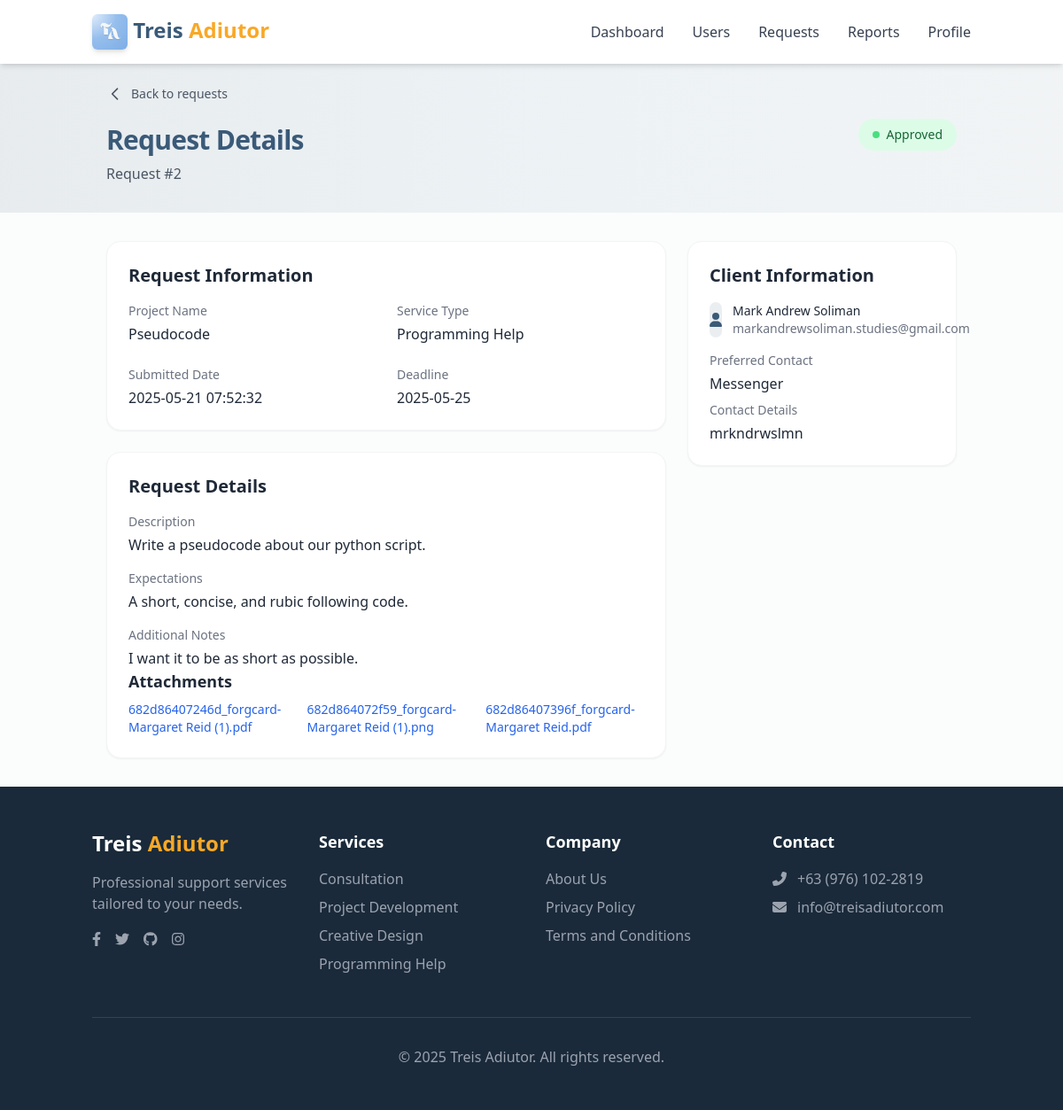
Screenshot of /admin/view_requests.php?id=2 (signed in) with the database file from the repository.
### tables this page shows
CREATE TABLE `tasks` (
  `taskID` int(11) NOT NULL,
  `title` varchar(255) DEFAULT NULL,
  `description` text DEFAULT NULL,
  `assignedBy` int(11) DEFAULT NULL,
  `assignedTo` int(11) DEFAULT NULL,
  `dueDate` date DEFAULT NULL,
  `status` enum('pending','in progress','completed') DEFAULT 'pending',
  `priority` enum('low','medium','high') DEFAULT 'medium',
  `dateAssigned` timestamp NOT NULL DEFAULT current_timestamp(),
  `taskType` varchar(50) DEFAULT NULL,
  `formID` int(11) DEFAULT NULL,
  `createdAt` datetime DEFAULT current_timestamp(),
  `updatedAt` datetime DEFAULT current_timestamp()
);

CREATE TABLE `forms` (
  `formID` int(11) NOT NULL,
  `userID` int(11) DEFAULT NULL,
  `contact_method` varchar(100) DEFAULT NULL,
  `contact_details` varchar(100) DEFAULT NULL,
  `service_type` varchar(100) DEFAULT NULL,
  `project_name` varchar(100) DEFAULT NULL,
  `request_description` text DEFAULT NULL,
  `deadline` date DEFAULT NULL,
  `expectations` text DEFAULT NULL,
  `additional_notes` text DEFAULT NULL,
  `submitted_at` timestamp NOT NULL DEFAULT current_timestamp(),
  `STATUS` enum('pending','approved') DEFAULT 'pending'
);

CREATE TABLE `form_files` (
  `id` int(11) NOT NULL,
  `formid` int(11) NOT NULL,
  `filepath` varchar(255) NOT NULL,
  `date_uploaded` datetime DEFAULT current_timestamp()
);

CREATE TABLE `users` (
  `userID` int(11) NOT NULL,
  `fullName` varchar(100) DEFAULT NULL,
  `email` varchar(100) DEFAULT NULL,
  `password` varchar(255) DEFAULT NULL,
  `role` enum('admin','client','adiutor') NOT NULL,
  `phoneNumber` varchar(20) DEFAULT NULL,
  `profilePic` varchar(255) DEFAULT NULL,
  `status` enum('active','inactive') DEFAULT 'active',
  `dateCreated` timestamp NOT NULL DEFAULT current_timestamp()
);

### admin/view_requests.php (the view, shortened to what this page needs)
<?php
include '../includes/db.php';
$formID = $_GET['id'];
$query = "
    SELECT
        f.formID, f.contact_method, f.contact_details, f.project_name, f.service_type, f.request_description,
        f.expectations, f.submitted_at, f.deadline, f.status, f.additional_notes,
        u.fullName, u.email, u.phoneNumber, u.userID,
        t.title AS projectName
    FROM forms f
    LEFT JOIN users u ON f.userID = u.userID
    LEFT JOIN tasks t ON f.formID = t.formID
    WHERE f.formID = ?
";
$stmt = $conn->prepare($query);
$stmt->bind_param("i", $formID);
$stmt->execute();
$request = $stmt->get_result()->fetch_assoc();
$query = "SELECT filepath, date_uploaded FROM form_files WHERE formID = ?";
$stmt = $conn->prepare($query);
$stmt->bind_param("i", $formID);
$stmt->execute();
$attachments = $stmt->get_result()->fetch_all(MYSQLI_ASSOC);
?>
<!DOCTYPE html>
<html lang="en">
<head>
    <script src="https://cdn.tailwindcss.com"></script>
</head>
<body class="bg-gray-50/50 min-h-screen flex flex-col">
    <?php include 'components/navbar.php'; ?>
    <div class="bg-gradient-to-r from-primary/10 via-secondary/10 to-primary/5 py-8 pt-24">
        <div class="container mx-auto px-4 sm:px-6 lg:px-8">
            <div class="flex flex-col md:flex-row md:items-center md:justify-between">
                <div>
                    <button onclick="history.back()" class="group mb-6 inline-flex items-center space-x-2 text-sm font-medium text-gray-600 hover:text-primary transition-colors">
                        <svg class="w-5 h-5 transform group-hover:-translate-x-1 transition-transform" fill="none" stroke="currentColor" viewBox="0 0 24 24">
                            <path stroke-linecap="round" stroke-linejoin="round" stroke-width="2" d="M15 19l-7-7 7-7"/>
                        </svg>
                        <span>Back to requests</span>
                    </button>
                    <h1 class="text-3xl font-bold text-primary tracking-tight">Request Details</h1>
                    <p class="mt-2 text-gray-600">Request #<?= $request['formID'] ?></p>
                </div>
                <div class="mt-4 md:mt-0">
                    <span class="inline-flex items-center px-4 py-2 rounded-full text-sm font-medium
                        <?= $request['status'] === 'pending' ? 'bg-yellow-100 text-yellow-800' :
                            ($request['status'] === 'approved' ? 'bg-green-100 text-green-800' :
                            'bg-red-100 text-red-800'); ?>">
                        <span class="h-2 w-2 rounded-full
                            <?= $request['status'] === 'pending' ? 'bg-yellow-400' :
                                ($request['status'] === 'approved' ? 'bg-green-400' :
                                'bg-red-400'); ?> mr-2"></span>
                        <?= ucfirst($request['status']) ?>
                    </span>
                </div>
            </div>
        </div>
    </div>
    <div class="container mx-auto px-4 sm:px-6 lg:px-8 py-8">
        <div class="grid grid-cols-1 lg:grid-cols-3 gap-6">
            <div class="lg:col-span-2 space-y-6">
                <div class="bg-white rounded-2xl shadow-sm border border-gray-100 p-6">
                    <h2 class="text-xl font-semibold text-gray-800 mb-4">Request Information</h2>
                    <div class="grid grid-cols-1 sm:grid-cols-2 gap-6">
                        <div>
                            <label class="block text-sm font-medium text-gray-500">Project Name</label>
                            <p class="mt-1 text-gray-800"><?= $request['project_name'] ?></p>
                        </div>
                        <div>
                            <label class="block text-sm font-medium text-gray-500">Service Type</label>
                            <p class="mt-1 text-gray-800"><?= $request['service_type'] ?></p>
                        </div>
                        <div>
                            <label class="block text-sm font-medium text-gray-500">Submitted Date</label>
                            <p class="mt-1 text-gray-800"><?= $request['submitted_at'] ?></p>
                        </div>
                        <div>
                            <label class="block text-sm font-medium text-gray-500">Deadline</label>
                            <p class="mt-1 text-gray-800"><?= $request['deadline'] ?></p>
                        </div>
                    </div>
                </div>
                <div class="bg-white rounded-2xl shadow-sm border border-gray-100 p-6">
                    <h2 class="text-xl font-semibold text-gray-800 mb-4">Request Details</h2>
                    <div class="space-y-4">
                        <div>
                            <label class="block text-sm font-medium text-gray-500">Description</label>
                            <p class="mt-1 text-gray-800"><?= $request['request_description'] ?></p>
                        </div>
                        <div>
                            <label class="block text-sm font-medium text-gray-500">Expectations</label>
                            <p class="mt-1 text-gray-800"><?= $request['expectations'] ?></p>
                        </div>
                        <?php if ($request['additional_notes']): ?>
                        <div>
                            <label class="block text-sm font-medium text-gray-500">Additional Notes</label>
                            <p class="mt-1 text-gray-800"><?= $request['additional_notes'] ?></p>
                        </div>
                        <?php endif; ?>
                    </div>
                    <?php if (!empty($attachments)): ?>
                    <div class="mt-4 md:mt-0">
                        <h2 class="text-lg font-semibold text-gray-800">Attachments</h2>
                        <div class="flex space-x-2 mt-2">
                            <?php foreach ($attachments as $attachment): ?>
                                <a href="<?= $attachment['filepath'] ?>" class="text-sm text-blue-600 hover:underline">
                                    <?= basename($attachment['filepath']) ?>
                                </a>
                            <?php endforeach; ?>
                        </div>
                    </div>
                    <?php endif; ?>
                </div>
            </div>
            <div class="space-y-6">
                <div class="bg-white rounded-2xl shadow-sm border border-gray-100 p-6">
                    <h2 class="text-xl font-semibold text-gray-800 mb-4">Client Information</h2>
                    <div class="space-y-4">
                        <div class="flex items-center">
                            <div class="w-10 h-10 rounded-full bg-primary/10 flex items-center justify-center text-primary">
                                <i class="fas fa-user"></i>
                            </div>
                            <div class="ml-3">
                                <p class="text-sm font-medium text-gray-800"><?= $request['fullName'] ?></p>
                                <p class="text-sm text-gray-500"><?= $request['email'] ?></p>
                            </div>
                        </div>
                        <div>
                            <label class="block text-sm font-medium text-gray-500">Preferred Contact</label>
                            <p class="mt-1 text-gray-800 mb-2"><?= $request['contact_method'] ?></p>
                            <label class="block text-sm font-medium text-gray-500">Contact Details</label>
                            <p class="mt-1 text-gray-800"><?= $request['contact_details'] ?></p>
                        </div>
                    </div>
                </div>
            </div>
        </div>
    </div>
    <?php include '../components/footer.php'; ?>
</body>
</html>

### rows the page displays
tasks: formID.formID "2", formID.STATUS "Approved", formID.project_name "Pseudocode", formID.service_type "Programming Help", formID.submitted_at "2025-05-21 07:52:32", formID.deadline "2025-05-25", formID.request_description "Write a pseudocode about our python script.", formID.expectations "A short, concise, and rubic following code.", formID.additional_notes "I want it to be as short as possible.", users.fullName "Mark Andrew Soliman", users.email "markandrewsoliman.studies@gmail.com", formID.contact_method "Messenger", formID.contact_details "mrkndrwslmn"
form_files: filepath "682d86407246d_forgcard-Margaret Reid (1).pdf"
form_files: filepath "682d864072f59_forgcard-Margaret Reid (1).png"
form_files: filepath "682d86407396f_forgcard-Margaret Reid.pdf"
